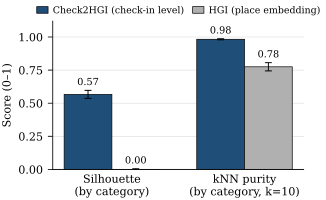

Write the Python code that produced this figure.
#!/usr/bin/env python
"""Figure 3 (MobiWac 2026): category embedding-quality panel.

Plots two category-separability metrics, each computed on the ground-truth
seven next-category labels (NOT on discovered k-means clusters), on which the
check-in-level Check2HGI representation scores far higher than the place-level
HGI embedding:

  * cosine silhouette on the next-category labels
        (check2hgi/design_k ~0.56  vs  hgi ~0.00)
  * leave-one-out kNN (k=10) classification purity on those same labels
        (check2hgi/design_k ~0.98  vs  hgi ~0.78)

Both bars are metrics evaluated against the ground-truth category labels; no
clustering / k-means is run, and neither bar is a model "accuracy" result.

Region geometry is deliberately NOT shown: on region both engines are at the
floor and HGI scores spuriously higher, which would mislead. The story here is
strictly that the check-in-level substrate separates by category; its
region-neutral behavior is carried in the caption, not in this panel.

Source: docs/studies/closing_data/archive/run_logs/PART1_QUALITY/metrics_long.csv
(task=cat, level=L0, metrics silhouette + knn10_acc), aggregated over the
PAPER'S FIVE Gowalla states x 5 folds (n=25 values; Georgia EXCLUDED -- it is
out of paper scope; the pre-2026-07-08 constants averaged 6 states including
Georgia). Plots the BOARD substrate row check2hgi_design_k_resln_mae_l0_1 (the
design_k overlap engine the paper runs on), NOT the plain check2hgi row.

Run:
  /Users/vitor/Desktop/mestrado/ingred/.venv/bin/python fig3_embquality.py
Writes: fig3_embquality.pdf  (this directory)
"""

from pathlib import Path

import matplotlib

matplotlib.use("Agg")
import matplotlib.pyplot as plt
import numpy as np

# ---------------------------------------------------------------------------
# Authoritative numbers (metrics_long.csv, L0 geometry -- next-cat; five paper
# states x 5 folds, Georgia excluded). Board substrate row = design_k. mean +/-
# SD over the 25 state-fold values. CATEGORY metrics only; region omitted.
# ---------------------------------------------------------------------------
METRICS = ["Silhouette\n(by category)", "kNN purity\n(by category, k=10)"]

CHECK2HGI = {"mean": [0.5668, 0.9827], "sd": [0.0302, 0.0039]}
HGI = {"mean": [0.0003, 0.7750], "sd": [0.0046, 0.0311]}

# Colors: a saturated accent for the contributed substrate, a muted gray for
# the place-embedding baseline so the contrast reads at IEEE column size.
C_CHECK2HGI = "#1f4e79"  # deep blue  -- Check2HGI (ours)
C_HGI = "#b0b0b0"        # neutral gray -- HGI (place embedding)


def main() -> None:
    plt.rcParams.update(
        {
            "font.size": 8,
            "font.family": "serif",
            "axes.linewidth": 0.6,
            "xtick.major.width": 0.6,
            "ytick.major.width": 0.6,
            "pdf.fonttype": 42,  # embed TrueType (no Type-3) for IEEE
            "ps.fonttype": 42,
        }
    )

    x = np.arange(len(METRICS))
    width = 0.36

    # ~3.3 in wide single-column IEEE figure.
    fig, ax = plt.subplots(figsize=(3.3, 2.05))

    b1 = ax.bar(
        x - width / 2,
        CHECK2HGI["mean"],
        width,
        yerr=CHECK2HGI["sd"],
        capsize=2.5,
        color=C_CHECK2HGI,
        edgecolor="black",
        linewidth=0.5,
        error_kw={"elinewidth": 0.7, "capthick": 0.7},
        label="Check2HGI (check-in level)",
    )
    b2 = ax.bar(
        x + width / 2,
        HGI["mean"],
        width,
        yerr=HGI["sd"],
        capsize=2.5,
        color=C_HGI,
        edgecolor="black",
        linewidth=0.5,
        error_kw={"elinewidth": 0.7, "capthick": 0.7},
        label="HGI (place embedding)",
    )

    # Numeric labels above each bar.
    def annotate(bars, means, sds):
        for rect, m, s in zip(bars, means, sds):
            ax.text(
                rect.get_x() + rect.get_width() / 2.0,
                m + s + 0.025,
                f"{m:.2f}",
                ha="center",
                va="bottom",
                fontsize=7,
            )

    annotate(b1, CHECK2HGI["mean"], CHECK2HGI["sd"])
    annotate(b2, HGI["mean"], HGI["sd"])

    ax.set_ylim(0, 1.12)
    ax.set_yticks([0.0, 0.25, 0.5, 0.75, 1.0])
    ax.set_ylabel("Score (0–1)")
    ax.set_xticks(x)
    ax.set_xticklabels(METRICS)
    ax.tick_params(axis="x", length=0)
    ax.axhline(0, color="black", linewidth=0.6)

    ax.spines["top"].set_visible(False)
    ax.spines["right"].set_visible(False)
    ax.yaxis.grid(True, linewidth=0.4, color="0.85", zorder=0)
    ax.set_axisbelow(True)

    ax.legend(
        loc="upper center",
        bbox_to_anchor=(0.5, 1.16),
        ncol=2,
        frameon=False,
        fontsize=6.8,
        handlelength=1.2,
        columnspacing=1.0,
        handletextpad=0.5,
    )

    fig.tight_layout(pad=0.4)
    out = Path(__file__).resolve().parent / "fig3_embquality.pdf"
    fig.savefig(out, bbox_inches="tight", pad_inches=0.02)
    print(f"wrote {out}")


if __name__ == "__main__":
    main()
